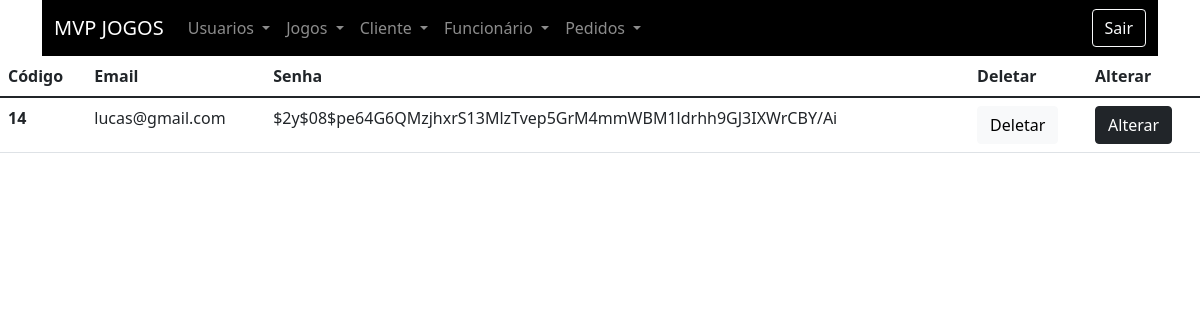
Page /views/listausu.php (signed in) on the committed database.
### tables this page shows
CREATE TABLE `tbusuarios` (
  `codUsu` int(6) NOT NULL,
  `emailUsu` varchar(60) NOT NULL,
  `senhaUsu` varchar(60) NOT NULL,
  `pinUsu` int(4) NOT NULL
);

### models/bancousu.php (called while the page is built, shortened)
<?php
function listausu($conexao){
    $query = "select * from tbusuarios";
    $resultados = mysqli_query($conexao, $query);
    return $resultados;
}
?>

### views/listausu.php (the view, shortened to what this page needs)
<?php
include_once("header.php");
include_once("../models/conexao.php");
include_once("../models/bancousu.php");
?>
<table class="table">
    <thead>
        <tr>
            <th scope="col">Código</th>
            <th scope="col">Email</th>
            <th scope="col">Senha</th>
            <th scope="col">Deletar</th>
            <th scope="col">Alterar</th>
        </tr>
    </thead>
    <tbody>
<?php
$usu = listausu($conexao);
foreach($usu as $usu):
?>
        <tr>
            <th scope="row"><?=$usu['codUsu']?></th>
            <td><?=$usu['emailUsu']?></td>
            <td><?=$usu['senhaUsu']?></td>
            <td>
            <form action="../controllers/deletarusu.php" method="Post">
            <button type="submit" class="btn btn-light">Deletar</button>
            </form>
            </td>
            <td>
            <form action="usualterar.php" method="Post">
            <button type="submit" class="btn btn-dark">Alterar</button>
            </form>
            </td>
        </tr>
<?php
endforeach;
?>
    </tbody>
</table>
<?php
include_once("footer.php");
?>

### rows in the picture
tbusuarios: codUsu "14", emailUsu "lucas@gmail.com", senhaUsu "$2y$08$pe64G6QMzjhxrS13MlzTvep5GrM4mmWBM1ldrhh9GJ3IXWrCBY/Ai"
